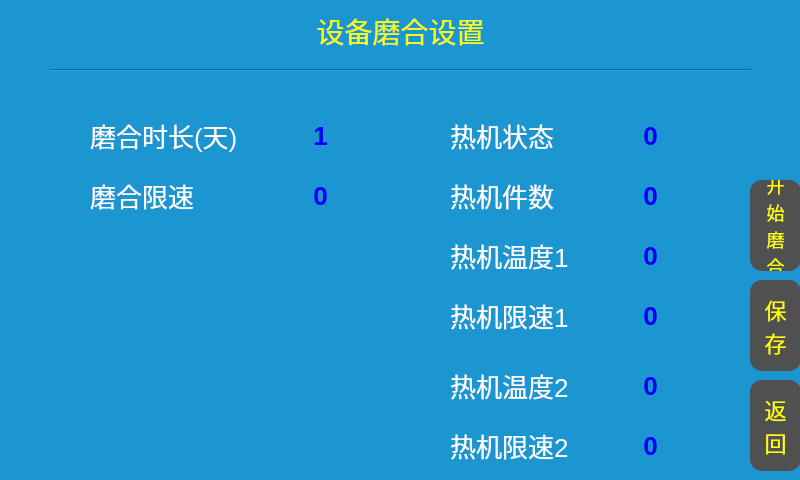
<?xml version="1.0" encoding="UTF-8"?>
<ui version="4.0">
 <class>RunningInSetting</class>
 <widget class="QDialog" name="RunningInSetting">
  <property name="geometry">
   <rect>
    <x>0</x>
    <y>0</y>
    <width>800</width>
    <height>480</height>
   </rect>
  </property>
  <property name="windowTitle">
   <string>Dialog</string>
  </property>
  <property name="styleSheet">
   <string notr="true">QWidget{
background-color: rgb(27, 150, 208);
}
QLabel
{
font-size:26px;
color: rgb(255, 255, 255);
}
QPushButton{
border-radius:12px;
background-color: rgb(80, 80, 80);
font-size:22px;
color:rgb(255, 255, 0);
}
QPushButton::checked{
color:red;
}
QPushButton::pressed{
background-color: rgb(120, 120, 120);
}

QToolButton{
font-size:26px;
font:bold;
color:blue;
background-color:transparent;
border:noborder;
}
QToolButton::checked{
color:red;
}</string>
  </property>
  <widget class="QLabel" name="label_title">
   <property name="geometry">
    <rect>
     <x>0</x>
     <y>0</y>
     <width>801</width>
     <height>61</height>
    </rect>
   </property>
   <property name="styleSheet">
    <string notr="true">color:yellow;
font-size:28px;</string>
   </property>
   <property name="text">
    <string>设备磨合设置</string>
   </property>
   <property name="alignment">
    <set>Qt::AlignCenter</set>
   </property>
  </widget>
  <widget class="Line" name="line_2">
   <property name="geometry">
    <rect>
     <x>50</x>
     <y>60</y>
     <width>701</width>
     <height>20</height>
    </rect>
   </property>
   <property name="styleSheet">
    <string notr="true">
color: rgb(255, 255, 0);</string>
   </property>
   <property name="orientation">
    <enum>Qt::Horizontal</enum>
   </property>
  </widget>
  <widget class="QLabel" name="label">
   <property name="geometry">
    <rect>
     <x>90</x>
     <y>110</y>
     <width>161</width>
     <height>51</height>
    </rect>
   </property>
   <property name="text">
    <string>磨合时长(天)</string>
   </property>
  </widget>
  <widget class="QToolButton" name="tlb_runindays">
   <property name="geometry">
    <rect>
     <x>270</x>
     <y>110</y>
     <width>101</width>
     <height>51</height>
    </rect>
   </property>
   <property name="toolTip">
    <string>0</string>
   </property>
   <property name="text">
    <string>1</string>
   </property>
   <property name="checkable">
    <bool>true</bool>
   </property>
   <property name="checked">
    <bool>false</bool>
   </property>
  </widget>
  <widget class="QLabel" name="label_2">
   <property name="geometry">
    <rect>
     <x>450</x>
     <y>230</y>
     <width>121</width>
     <height>51</height>
    </rect>
   </property>
   <property name="text">
    <string>热机温度1</string>
   </property>
  </widget>
  <widget class="QLabel" name="label_3">
   <property name="geometry">
    <rect>
     <x>450</x>
     <y>290</y>
     <width>121</width>
     <height>51</height>
    </rect>
   </property>
   <property name="text">
    <string>热机限速1</string>
   </property>
  </widget>
  <widget class="QToolButton" name="tlb_tempre">
   <property name="geometry">
    <rect>
     <x>600</x>
     <y>230</y>
     <width>101</width>
     <height>51</height>
    </rect>
   </property>
   <property name="toolTip">
    <string>1</string>
   </property>
   <property name="text">
    <string>0</string>
   </property>
   <property name="checkable">
    <bool>true</bool>
   </property>
   <property name="checked">
    <bool>false</bool>
   </property>
  </widget>
  <widget class="QToolButton" name="tlb_speedlimit">
   <property name="geometry">
    <rect>
     <x>600</x>
     <y>290</y>
     <width>101</width>
     <height>51</height>
    </rect>
   </property>
   <property name="toolTip">
    <string>0</string>
   </property>
   <property name="text">
    <string>0</string>
   </property>
   <property name="checkable">
    <bool>true</bool>
   </property>
   <property name="checked">
    <bool>false</bool>
   </property>
  </widget>
  <widget class="QPushButton" name="pushButton_back">
   <property name="geometry">
    <rect>
     <x>750</x>
     <y>380</y>
     <width>51</width>
     <height>91</height>
    </rect>
   </property>
   <property name="text">
    <string>返
回</string>
   </property>
  </widget>
  <widget class="QPushButton" name="pushButton_save">
   <property name="geometry">
    <rect>
     <x>750</x>
     <y>280</y>
     <width>51</width>
     <height>91</height>
    </rect>
   </property>
   <property name="text">
    <string>保
存</string>
   </property>
  </widget>
  <widget class="QPushButton" name="pushButton_start">
   <property name="geometry">
    <rect>
     <x>750</x>
     <y>180</y>
     <width>51</width>
     <height>91</height>
    </rect>
   </property>
   <property name="styleSheet">
    <string notr="true">font-size:18px;
</string>
   </property>
   <property name="text">
    <string>开
始
磨
合</string>
   </property>
  </widget>
  <widget class="QLabel" name="label_tips">
   <property name="geometry">
    <rect>
     <x>230</x>
     <y>440</y>
     <width>351</width>
     <height>31</height>
    </rect>
   </property>
   <property name="styleSheet">
    <string notr="true">color:red;</string>
   </property>
   <property name="text">
    <string/>
   </property>
   <property name="alignment">
    <set>Qt::AlignCenter</set>
   </property>
  </widget>
  <widget class="QLabel" name="label_remainingtime">
   <property name="geometry">
    <rect>
     <x>60</x>
     <y>250</y>
     <width>371</width>
     <height>41</height>
    </rect>
   </property>
   <property name="styleSheet">
    <string notr="true">color:red;</string>
   </property>
   <property name="text">
    <string/>
   </property>
  </widget>
  <widget class="QToolButton" name="tlb_runinspeed">
   <property name="geometry">
    <rect>
     <x>270</x>
     <y>170</y>
     <width>101</width>
     <height>51</height>
    </rect>
   </property>
   <property name="toolTip">
    <string>0</string>
   </property>
   <property name="text">
    <string>0</string>
   </property>
   <property name="checkable">
    <bool>true</bool>
   </property>
   <property name="checked">
    <bool>false</bool>
   </property>
  </widget>
  <widget class="QLabel" name="label_4">
   <property name="geometry">
    <rect>
     <x>90</x>
     <y>170</y>
     <width>121</width>
     <height>51</height>
    </rect>
   </property>
   <property name="text">
    <string>磨合限速</string>
   </property>
  </widget>
  <widget class="QToolButton" name="tlb_heatclothnum">
   <property name="geometry">
    <rect>
     <x>600</x>
     <y>170</y>
     <width>101</width>
     <height>51</height>
    </rect>
   </property>
   <property name="toolTip">
    <string>0</string>
   </property>
   <property name="text">
    <string>0</string>
   </property>
   <property name="checkable">
    <bool>true</bool>
   </property>
   <property name="checked">
    <bool>false</bool>
   </property>
  </widget>
  <widget class="QLabel" name="label_7">
   <property name="geometry">
    <rect>
     <x>450</x>
     <y>170</y>
     <width>121</width>
     <height>51</height>
    </rect>
   </property>
   <property name="text">
    <string>热机件数</string>
   </property>
  </widget>
  <widget class="QLabel" name="label_8">
   <property name="geometry">
    <rect>
     <x>450</x>
     <y>110</y>
     <width>121</width>
     <height>51</height>
    </rect>
   </property>
   <property name="text">
    <string>热机状态</string>
   </property>
  </widget>
  <widget class="QToolButton" name="tlb_heatflag">
   <property name="geometry">
    <rect>
     <x>600</x>
     <y>110</y>
     <width>101</width>
     <height>51</height>
    </rect>
   </property>
   <property name="toolTip">
    <string>0</string>
   </property>
   <property name="text">
    <string>0</string>
   </property>
   <property name="checkable">
    <bool>false</bool>
   </property>
   <property name="checked">
    <bool>false</bool>
   </property>
  </widget>
  <widget class="QToolButton" name="tlb_speedlimit_2">
   <property name="geometry">
    <rect>
     <x>600</x>
     <y>420</y>
     <width>101</width>
     <height>51</height>
    </rect>
   </property>
   <property name="toolTip">
    <string>0</string>
   </property>
   <property name="text">
    <string>0</string>
   </property>
   <property name="checkable">
    <bool>true</bool>
   </property>
   <property name="checked">
    <bool>false</bool>
   </property>
  </widget>
  <widget class="QToolButton" name="tlb_tempre_2">
   <property name="geometry">
    <rect>
     <x>600</x>
     <y>360</y>
     <width>101</width>
     <height>51</height>
    </rect>
   </property>
   <property name="toolTip">
    <string>1</string>
   </property>
   <property name="text">
    <string>0</string>
   </property>
   <property name="checkable">
    <bool>true</bool>
   </property>
   <property name="checked">
    <bool>false</bool>
   </property>
  </widget>
  <widget class="QLabel" name="label_5">
   <property name="geometry">
    <rect>
     <x>450</x>
     <y>360</y>
     <width>121</width>
     <height>51</height>
    </rect>
   </property>
   <property name="text">
    <string>热机温度2</string>
   </property>
  </widget>
  <widget class="QLabel" name="label_6">
   <property name="geometry">
    <rect>
     <x>450</x>
     <y>420</y>
     <width>121</width>
     <height>51</height>
    </rect>
   </property>
   <property name="text">
    <string>热机限速2</string>
   </property>
  </widget>
 </widget>
 <resources/>
 <connections/>
</ui>
